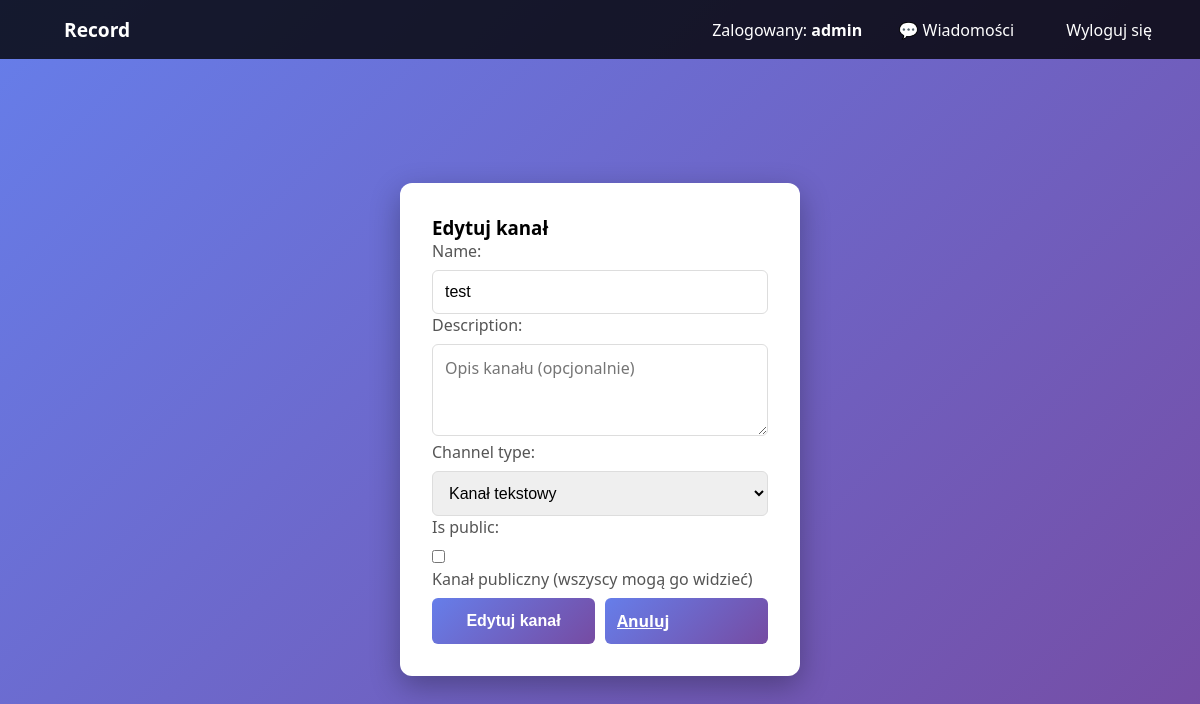
/channel/5/edit/ (signed in), run on an earlier commit of the app's database.
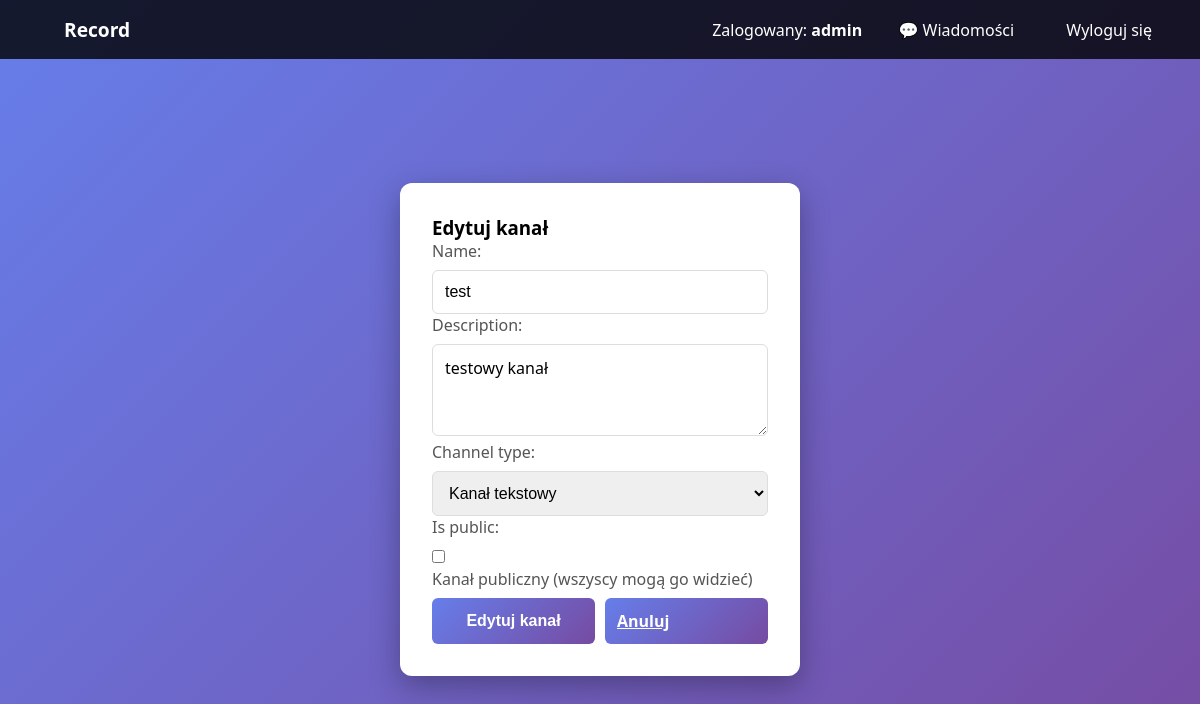
And on a later commit of the database.
### record_app/models.py (models this page shows, shortened)
class Channel(models.Model):
    CHANNEL_TYPE_CHOICES = [
        ('text', 'Kanał tekstowy'),
        ('voice', 'Kanał głosowy'),
    ]
    name = models.CharField(max_length=100)
    description = models.TextField(blank=True, null=True)
    channel_type = models.CharField(
        max_length=10,
        choices=CHANNEL_TYPE_CHOICES,
        default='text'
    )
    is_public = models.BooleanField(default=True)
    created_by = models.ForeignKey(User, on_delete=models.CASCADE, related_name='created_channels')
    created_at = models.DateTimeField(auto_now_add=True)
    updated_at = models.DateTimeField(auto_now=True)
    class Meta:
        verbose_name = 'Kanał'
        verbose_name_plural = 'Kanały'
        ordering = ['created_at']

### record_app/views.py (the view)
# urls.py: path('channel/<int:channel_id>/edit/', views.edit_channel_view, name='edit_channel'),
@login_required(login_url='login')
def edit_channel_view(request, channel_id):
    channel = get_object_or_404(Channel, id=channel_id)
    if request.user not in [channel.created_by] and request.user.role not in ['admin', 'moderator']:
        messages.error(request, "Nie masz uprawnień do edytowania tego kanału.")
        return redirect('home')
    if request.method == 'POST':
        form = ChannelForm(request.POST, instance=channel)
        if form.is_valid():
            form.save()
            messages.success(request, f"Kanał '{channel.name}' został zaktualizowany.")
            return redirect('home')
    else:
        form = ChannelForm(instance=channel)
    context = {'form': form, 'action': 'Edytuj kanał', 'channel': channel}
    return render(request, 'record_app/channel_form.html', context)

### record_app/forms.py (shortened to what this page needs)
class ChannelForm(forms.ModelForm):
    class Meta:
        model = Channel
        fields = ('name', 'description', 'channel_type', 'is_public')
        widgets = {
            'name': forms.TextInput(attrs={
                'class': 'form-control',
                'placeholder': 'Nazwa kanału',
                'maxlength': '100'
            }),
            'description': forms.Textarea(attrs={
                'class': 'form-control',
                'placeholder': 'Opis kanału (opcjonalnie)',
                'rows': 3
            }),
            'channel_type': forms.Select(attrs={
                'class': 'form-control'
            }),
            'is_public': forms.CheckboxInput(attrs={
                'class': 'form-check-input'
            })
        }

### record_app/templates/record_app/channel_form.html (shortened to what this page needs)
{% extends "record_app/base.html" %}
{% load static %}
{% block content %}
<div class="container" style="max-width: 600px; margin: 40px auto;">
    <div class="card">
        <div class="card-header bg-primary text-white">
            <h3 style="margin: 0;">{{ action }}</h3>
        </div>
        <div class="card-body">
            <form method="POST">
                {% for field in form %}
                <div class="mb-3">
                    {{ field.label_tag }}
                    {% if field.field.widget.input_type == 'checkbox' %}
                    <div class="form-check">
                        {{ field }}
                        <label class="form-check-label" for="{{ field.id_for_label }}">
                            Kanał publiczny (wszyscy mogą go widzieć)
                        </label>
                    </div>
                    {% else %}
                    {{ field }}
                    {% endif %}
                </div>
                {% endfor %}
                <div style="display: flex; gap: 10px;">
                    <button type="submit" class="btn btn-primary">{{ action }}</button>
                    <a href="{% url 'home' %}" class="btn btn-secondary">Anuluj</a>
                </div>
            </form>
        </div>
    </div>
</div>
{% endblock %}

What changed in the data, as far as the page shows it:
changed Channel "test": description (not shown) → "testowy kanał"
